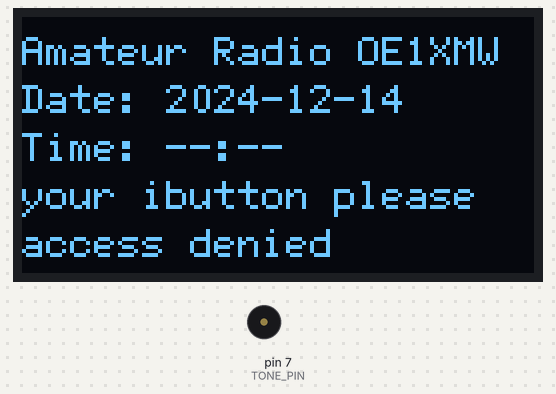
Bench run of a sketch on a simulated Arduino Uno, built with avr-gcc and run on an emulated ATmega328P. Shown: 128×64 one-colour display, buzzer (waves = sounding). What the sketch prints to the serial monitor is not drawn.

Above: at 1.7 s.
Timing chart, 0 to 3.2 s (numbered marks = the images above):
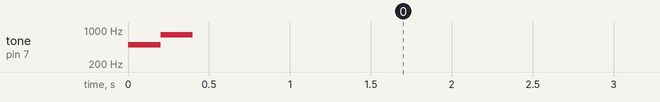

The sketch:

metafunk-ibutton-lock.ino
```cpp
void setup()
{
  speaker_init();
  display_init();
}

void loop()
{
  reset_display();
  ibutton_read();
}
```

display.ino
```cpp
#include <Wire.h>     // I2C-Bus
#include "U8g2lib.h"  // OLED-Display

U8G2 display = U8G2_SSD1306_128X64_NONAME_1_HW_I2C(U8G2_R0);

void display_init()
{
  //oled.setI2CAddress(0x3C);
  display.begin();
}

void reset_display() {
  // ...
  display.firstPage();
  do {
    display.setFont(u8g2_font_6x12_tr);
    display.drawStr(0, 12, "Amateur Radio OE1XMW");  // Zeile 1, gelb
    display.drawStr(0, 24, "Date: 2024-12-14");      // Zeile 2
    display.drawStr(0, 36, "Time: --:--");           // Zeile 3
    display.drawStr(0, 48, "your ibutton please");   // Zeile 4
    display.drawStr(0, 60, "access denied");         // Zeile 5
    //  oled.drawStr(0,60,"access allowed");
  } while (display.nextPage());
}
```

ibutton.ino
```cpp
#include <OneWire.h>

OneWire ibutton (2); // iButton connected on PIN 2.

byte buffer[8];

void ibutton_read(){

  Serial.begin(115200);
  Serial.println("Hello"); // print new line

  // Wait for a 1-Wire Device and, as soon as present, assign the RXed bytes to the buffer.
  while (!ibutton.search(buffer)){
     ibutton.reset_search();
     delay(250);
  }

  // At this point, a 1-Wire Device is found.
  Serial.println("1-Wire Device Detected, ID is:");
  for (int x=0; x<8; x++){
    Serial.print(buffer[x],HEX);
    Serial.print(" ");
  }
  Serial.print("\n");

  // Check if this is an iButton
  if (buffer[0] != 0x01 && buffer[0] != 0x33) {
    Serial.println("Device is not an iButton");
  } else {
    Serial.println("Device is an iButton");
  }

  // Check if CRC matches in RXed bytes
  if (ibutton.crc8(buffer, 7) != buffer[7]) {
      Serial.println("CRC is not valid!");
  }

  Serial.println("Done.\n\n");
}
```

speaker.ino
```cpp
#define TONE_PIN   7  // Speaker hooked up to pin 7

void speaker_init()
{
  // sound check
  speaker_ok_tone();
}

void speaker_ok_tone()
{
  tone(TONE_PIN, 500);  // ersten Ton einschalten
  delay(200);           // 200ms
  noTone(TONE_PIN);     // Ton aus.
  tone(TONE_PIN, 800);  // zweiten Ton mit neuer Tonhöhe einschalten
  delay(200);           // 200ms
  noTone(TONE_PIN);     // Ton aus
  delay(500);
}

void speaker_err_tone()
{
  tone(TONE_PIN, 800);  // zweiten Ton mit neuer Tonhöhe einschalten
  delay(200);           // 200ms
  noTone(TONE_PIN);     // Ton aus.
  tone(TONE_PIN, 800);  // zweiten Ton mit neuer Tonhöhe einschalten
  delay(200);           // 200ms
  noTone(TONE_PIN);     // Ton aus
  tone(TONE_PIN, 800);  // zweiten Ton mit neuer Tonhöhe einschalten
  delay(200);           // 200ms
  noTone(TONE_PIN);     // Ton aus
  tone(TONE_PIN, 800);  // zweiten Ton mit neuer Tonhöhe einschalten
  delay(200);           // 200ms
  noTone(TONE_PIN);     // Ton aus
  tone(TONE_PIN, 800);  // zweiten Ton mit neuer Tonhöhe einschalten
  delay(200);           // 200ms
  noTone(TONE_PIN);     // Ton aus
  delay(500);
}
```
